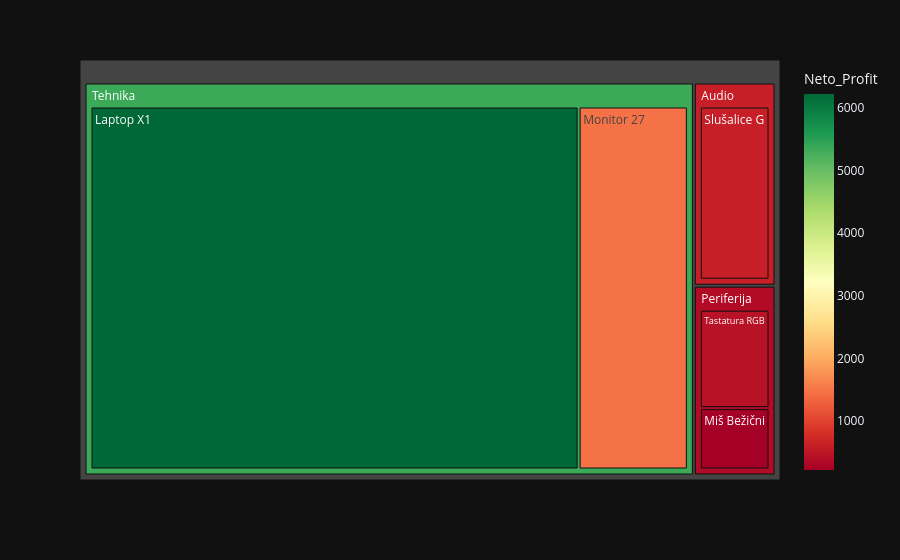

The notebook cell saved with this chart:
### Markdown cell above
# Cross-Category Analysis

### Code cell
df_grouped = df_final.groupby("Naziv").agg(suma = ("Neto_Profit", "sum")).reset_index()

fig = px.treemap(df_final, 
                 path=["Kat", "Naziv"], 
                 values="Neto_Profit", 
                 color="Neto_Profit", 
                 color_continuous_scale='RdYlGn', 
                 template="plotly_dark" )

fig.update_traces(hovertemplate="<b>Kategorija:</b> %{parent}<br>" +
                  "<b>Stavka:</b> %{label}<br>" +
                  "<b>Ukupan Profit:</b> %{value:,.0f} EUR<br>" +
                  "<extra></extra>")

fig.show()

### Figure 1 — Plotly figure (JSON) as saved in the notebook; plotly's stock layout.template omitted (floating-point values rounded to 4 significant figures)
{"data": [{"branchvalues": "total", "customdata": [[6223.0], [219.6], [447.8], [1471.0], [613.5], [5354.0], [360.1], [613.5]], "domain": {"x": [0, 1], "y": [0, 1]}, "hovertemplate": "<b>Kategorija:</b> %{parent}<br><b>Stavka:</b> %{label}<br><b>Ukupan Profit:</b> %{value:,.0f} EUR<br><extra></extra>", "ids": ["Tehnika/Laptop X1", "Periferija/Miš Bežični", "Periferija/Tastatura RGB", "Tehnika/Monitor 27", "Audio/Slušalice G", "Tehnika", "Periferija", "Audio"], "labels": ["Laptop X1", "Miš Bežični", "Tastatura RGB", "Monitor 27", "Slušalice G", "Tehnika", "Periferija", "Audio"], "marker": {"coloraxis": "coloraxis", "colors": [6223.0, 219.6, 447.8, 1471.0, 613.5, 5354.0, 360.1, 613.5]}, "name": "", "parents": ["Tehnika", "Periferija", "Periferija", "Tehnika", "Audio", "", "", ""], "type": "treemap", "values": [589100.0, 17930.0, 28710.0, 131800.0, 49930.0, 720900.0, 46640.0, 49930.0]}], "layout": {"coloraxis": {"colorbar": {"title": {"text": "Neto_Profit"}}, "colorscale": [[0, "rgb(165,0,38)"], [0.1, "rgb(215,48,39)"], [0.2, "rgb(244,109,67)"], [0.3, "rgb(253,174,97)"], [0.4, "rgb(254,224,139)"], [0.5, "rgb(255,255,191)"], [0.6, "rgb(217,239,139)"], [0.7, "rgb(166,217,106)"], [0.8, "rgb(102,189,99)"], [0.9, "rgb(26,152,80)"], [1, "rgb(0,104,55)"]]}, "legend": {"tracegroupgap": 0}, "margin": {"t": 60}}}
